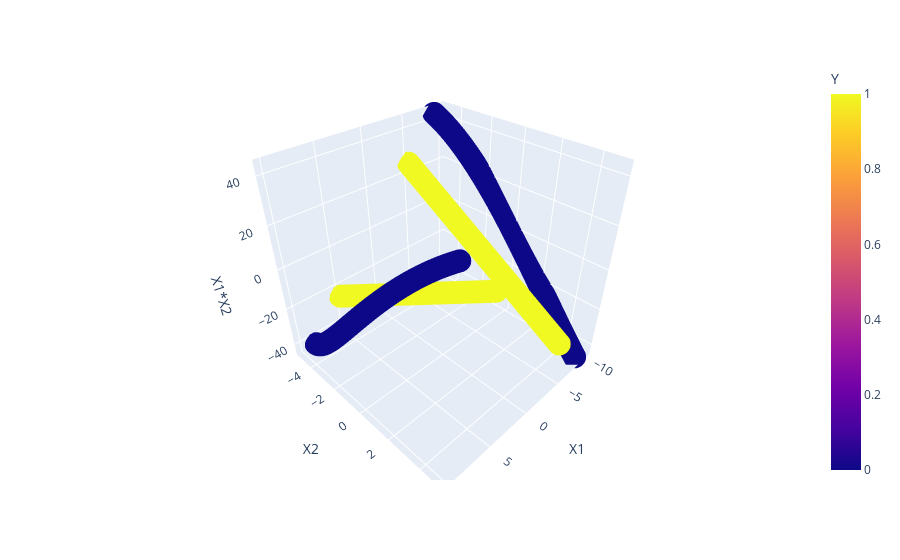

The code cell stored with this chart in its notebook:
### Code cell
fig = px.scatter_3d(df, x= 'X1', y = 'X2', z = 'X1*X2', color = 'Y')
fig.show()

### Figure 1 — Plotly figure (JSON) as saved in the notebook; plotly's stock layout.template omitted (floating-point values rounded to 4 significant figures; data arrays with more than 128 entries replaced by an {"elided": "..."} marker saying what was removed)
{"data": [{"hovertemplate": "X1=%{x}<br>X2=%{y}<br>X1*X2=%{z}<br>Y=%{marker.color}<extra></extra>", "legendgroup": "", "marker": {"color": {"elided": "400 int values"}, "coloraxis": "coloraxis", "symbol": "circle"}, "mode": "markers", "name": "", "scene": "scene", "showlegend": false, "type": "scatter3d", "x": {"elided": "400 float values"}, "y": {"elided": "400 float values"}, "z": {"elided": "400 float values"}}], "layout": {"coloraxis": {"colorbar": {"title": {"text": "Y"}}, "colorscale": [[0, "#0d0887"], [0.1111, "#46039f"], [0.2222, "#7201a8"], [0.3333, "#9c179e"], [0.4444, "#bd3786"], [0.5556, "#d8576b"], [0.6667, "#ed7953"], [0.7778, "#fb9f3a"], [0.8889, "#fdca26"], [1, "#f0f921"]]}, "legend": {"tracegroupgap": 0}, "margin": {"t": 60}, "scene": {"domain": {"x": [0, 1], "y": [0, 1]}, "xaxis": {"title": {"text": "X1"}}, "yaxis": {"title": {"text": "X2"}}, "zaxis": {"title": {"text": "X1*X2"}}}}}
